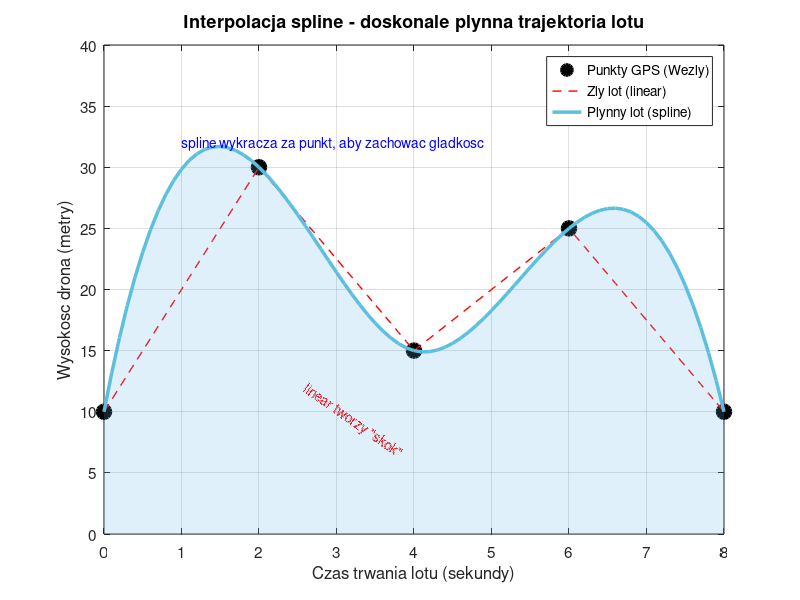

Recreate this plot in MATLAB.
% Punkty nawigacyjne kamery przelatujacej nad miastem (dron)
czas = 0:2:8;
wysokosc = [10, 30, 15, 25, 10]; 

% Szukamy idealnie plynnej trajektorii bez szarpniec
czas_dokladny = 0:0.1:8;
wysokosc_smooth = interp1(czas, wysokosc, czas_dokladny, 'spline');
wysokosc_linear = interp1(czas, wysokosc, czas_dokladny, 'linear');

figure('Position', [100, 100, 900, 500]);

% 1. TYLKO WEZLY GPS
h1 = plot(czas, wysokosc, 'ko', 'MarkerSize', 10, 'LineWidth', 2, 'MarkerFaceColor', 'k');
hold on;
xlabel('Czas trwania lotu (sekundy)', 'FontSize', 14);
ylabel('Wysokosc drona (metry)', 'FontSize', 14);
title('Misja filmowa drona - punkty nawigacyjne GPS', 'FontSize', 14, 'FontWeight', 'bold');
legend(h1, {'Punkty GPS (Wezly)'}, 'Location', 'best');
grid on;
xlim([0, 8]);
ylim([0, 40]);
set(gca, 'XTick', 0:1:8, 'YTick', 0:5:40, 'FontSize', 11);
box on;

disp('Wcisnij dowolny klawisz, aby sprawdzic metode liniowa (linear)...');
pause;

% 2. LINIOWA
h3 = plot(czas_dokladny, wysokosc_linear, 'r--', 'LineWidth', 1);
text(2.6, 12, 'linear tworzy "skok"', 'Color', 'r', 'FontSize', 10, 'Rotation', -35);
title('Lot drona ze sztywnym przechodzeniem przez punkty (linear)', 'FontSize', 13, 'FontWeight', 'bold');
legend([h1, h3], {'Punkty GPS (Wezly)', 'Zly lot (linear - szarpanie)'}, 'Location', 'best');

disp('Wcisnij dowolny klawisz, aby wyznaczyc idealnie plynna trase (spline)...');
pause;

% 3. SPLINE
h2 = plot(czas_dokladny, wysokosc_smooth, 'b-', 'LineWidth', 2.5, 'Color', '#5BC0DE');
area(czas_dokladny, wysokosc_smooth, 'FaceColor', [0.4 0.7 0.9], 'FaceAlpha', 0.2, 'EdgeColor', 'none');
text(1, 32, 'spline wykracza za punkt, aby zachowac gladkosc', 'Color', 'b', 'FontSize', 10);
title('Interpolacja spline - doskonale plynna trajektoria lotu', 'FontSize', 13, 'FontWeight', 'bold');
legend([h1, h3, h2], {'Punkty GPS (Wezly)', 'Zly lot (linear)', 'Plynny lot (spline)'}, 'Location', 'best');
